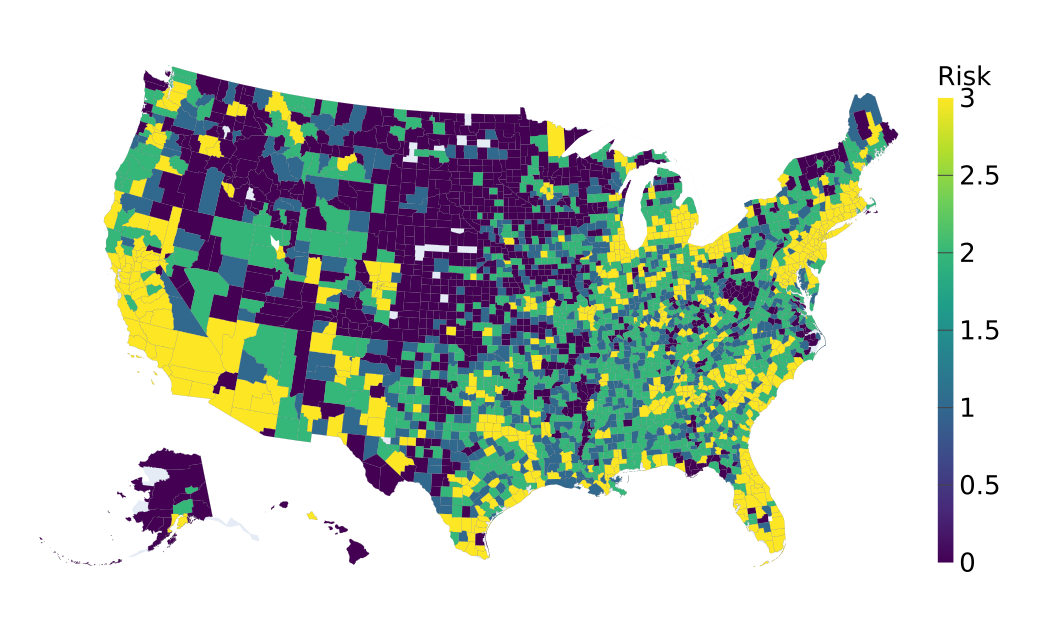

Write Python code to recreate this figure.
import pandas as pd
import plotly.express as px
import json
from urllib.request import urlopen


df = pd.read_csv('choropleth_for_wiki.csv', dtype={'fips': str})

counties_webpage = 'https://raw.githubusercontent.com/plotly/datasets/master/geojson-counties-fips.json'
with urlopen(counties_webpage) as response:
    counties = json.load(response)

fig = px.choropleth(
    df, 
    geojson=counties, 
    locations='fips', 
    color='val',
    color_continuous_scale='viridis',
    range_color=(df['val'].min(), df['val'].max()), 
    scope='usa'
)

fig.update_layout(
    margin={'l': 0, 'b': 0, 'r': 0, 't': 0},            
    coloraxis_showscale=True,                           
    coloraxis_colorbar={
        'title': 'Risk',                                
        'titlefont': {'size': 25, 'color': 'black'},    
        'lenmode': 'pixels',                            
        'len': 500,                                     
        'thicknessmode': 'pixels',                      
        'thickness': 15,                                
        'xpad': 25,                                     
        'x': .91,                                       
        'tickfont': {'size': 25, 'color': 'black'},     
        'ticks': 'inside',                              
        'ticklen': 14.5,                                
        'thicknessmode': 'pixels',                      
    }
)

fig.update_traces(marker_line_width=.1)

fig.write_image(
    file='choropleth_for_wiki.pdf', 
    format='pdf', 
    engine='kaleido',  
    width=1000,  
    height=600)

disable_interaction = True
if disable_interaction:
    config = {'scrollZoom': False, 'displayModeBar': False}
else:
    config = None
    
fig.show(config=config)
